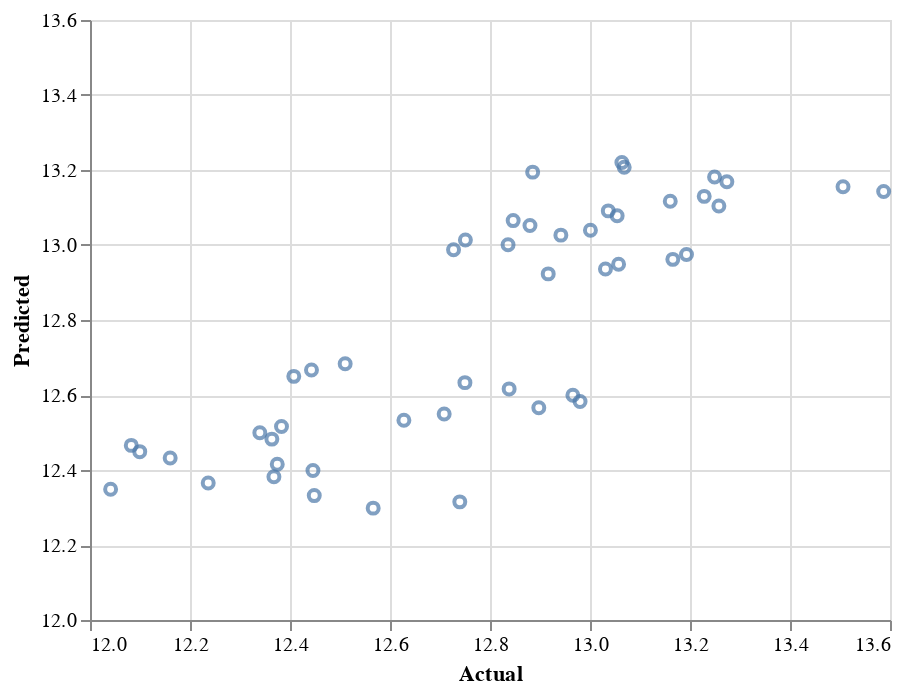

Notebook source saved alongside this figure:
### Code cell
import altair as alt

res_actual_pred = pd.DataFrame({"Actual": df["Y"], "Predicted": res.fittedvalues})

alt.Chart(res_actual_pred).mark_point().encode(
    x=alt.X('Actual', scale=alt.Scale(domain=(12, 13.6))),
    y=alt.Y('Predicted', scale=alt.Scale(domain=(12, 13.6)))
)

### Figure 1 — Vega-Lite specification as saved in the notebook (floating-point values rounded to 4 significant figures)
{"config": {"view": {"continuousWidth": 400, "continuousHeight": 300}}, "data": {"name": "data-510c05db569bf4baa26b2d5c478737a3"}, "mark": "point", "encoding": {"x": {"type": "quantitative", "field": "Actual", "scale": {"domain": [12, 13.6]}}, "y": {"type": "quantitative", "field": "Predicted", "scale": {"domain": [12, 13.6]}}}, "$schema": "https://vega.github.io/schema/vega-lite/v4.8.1.json", "datasets": {"data-510c05db569bf4baa26b2d5c478737a3": [{"Actual": 12.92, "Predicted": 12.92}, {"Actual": 13.03, "Predicted": 12.94}, {"Actual": 13.06, "Predicted": 12.95}, {"Actual": 13.17, "Predicted": 12.96}, {"Actual": 13.19, "Predicted": 12.97}, {"Actual": 12.73, "Predicted": 12.99}, {"Actual": 12.84, "Predicted": 13.0}, {"Actual": 12.75, "Predicted": 13.01}, {"Actual": 12.94, "Predicted": 13.03}, {"Actual": 13.0, "Predicted": 13.04}, {"Actual": 12.88, "Predicted": 13.05}, {"Actual": 12.85, "Predicted": 13.07}, {"Actual": 13.05, "Predicted": 13.08}, {"Actual": 13.04, "Predicted": 13.09}, {"Actual": 13.26, "Predicted": 13.1}, {"Actual": 13.16, "Predicted": 13.12}, {"Actual": 13.23, "Predicted": 13.13}, {"Actual": 13.59, "Predicted": 13.14}, {"Actual": 13.51, "Predicted": 13.16}, {"Actual": 13.27, "Predicted": 13.17}, {"Actual": 13.25, "Predicted": 13.18}, {"Actual": 12.89, "Predicted": 13.19}, {"Actual": 13.07, "Predicted": 13.21}, {"Actual": 13.06, "Predicted": 13.22}, {"Actual": 12.51, "Predicted": 12.68}, {"Actual": 12.44, "Predicted": 12.67}, {"Actual": 12.41, "Predicted": 12.65}, {"Actual": 12.75, "Predicted": 12.63}, {"Actual": 12.84, "Predicted": 12.62}, {"Actual": 12.97, "Predicted": 12.6}, {"Actual": 12.98, "Predicted": 12.58}, {"Actual": 12.9, "Predicted": 12.57}, {"Actual": 12.71, "Predicted": 12.55}, {"Actual": 12.63, "Predicted": 12.53}, {"Actual": 12.38, "Predicted": 12.52}, {"Actual": 12.34, "Predicted": 12.5}, {"Actual": 12.36, "Predicted": 12.48}, {"Actual": 12.08, "Predicted": 12.47}, {"Actual": 12.1, "Predicted": 12.45}, {"Actual": 12.16, "Predicted": 12.43}, {"Actual": 12.37, "Predicted": 12.42}, {"Actual": 12.45, "Predicted": 12.4}, {"Actual": 12.37, "Predicted": 12.38}, {"Actual": 12.24, "Predicted": 12.37}, {"Actual": 12.04, "Predicted": 12.35}, {"Actual": 12.45, "Predicted": 12.33}, {"Actual": 12.74, "Predicted": 12.32}, {"Actual": 12.57, "Predicted": 12.3}]}}
